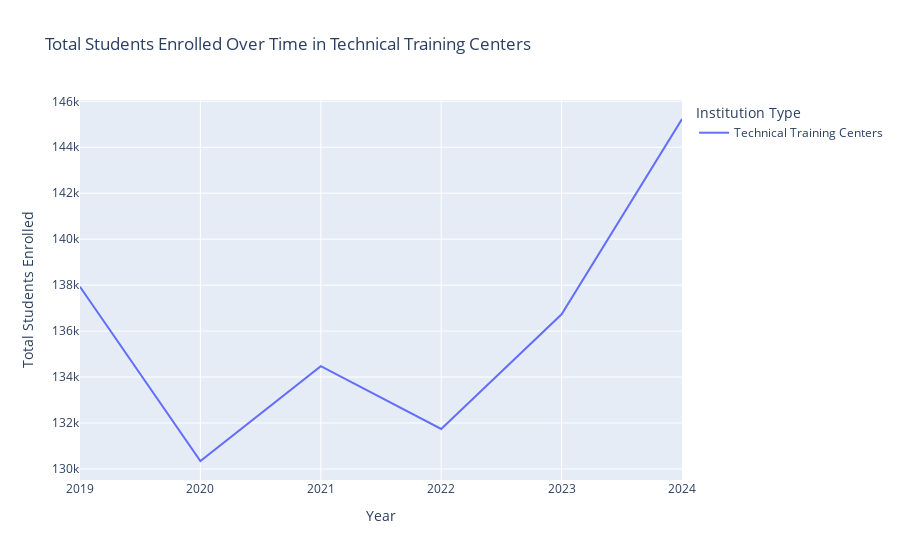

Notebook source saved alongside this figure:
### Markdown cell above
Now, I will present three separate graphs, each focusing on one of the three types of institutions. The first graph is for universities. Similar to the general trend, we observe a decrease in enrollment in 2020, followed by a recovery in 2021, another decrease in 2022, which appears unusual, and then an increase in 2023 and 2024.

### Code cell
typeofinstitution1 = typeofinstitution[typeofinstitution['Institution Type_1']=='Technical Training Centers']
fig5 = px.line(
    typeofinstitution1,
    x='Year',
    y='Count',
    color='Institution Type_1',
    title='Total Students Enrolled Over Time in Technical Training Centers',
    labels={'year': 'Year', 'Count': 'Total Students Enrolled', 'Institution Type_1':'Institution Type'})
fig5

### Figure 1 — Plotly figure (JSON) as saved in the notebook; plotly's stock layout.template omitted (floating-point values rounded to 4 significant figures)
{"data": [{"hovertemplate": "Institution Type=Technical Training Centers<br>Year=%{x}<br>Total Students Enrolled=%{y}<extra></extra>", "legendgroup": "Technical Training Centers", "line": {"color": "#636efa", "dash": "solid"}, "marker": {"symbol": "circle"}, "mode": "lines", "name": "Technical Training Centers", "orientation": "v", "showlegend": true, "type": "scatter", "x": [2019, 2020, 2021, 2022, 2023, 2024], "xaxis": "x", "y": [137928, 130346, 134475, 131739, 136730, 145230], "yaxis": "y"}], "layout": {"autosize": true, "legend": {"title": {"text": "Institution Type"}, "tracegroupgap": 0}, "title": {"text": "Total Students Enrolled Over Time in Technical Training Centers"}, "xaxis": {"anchor": "y", "autorange": true, "domain": [0, 1], "range": [2019, 2024], "title": {"text": "Year"}, "type": "linear"}, "yaxis": {"anchor": "x", "autorange": true, "domain": [0, 1], "range": [129500.0, 146100.0], "title": {"text": "Total Students Enrolled"}, "type": "linear"}}}
